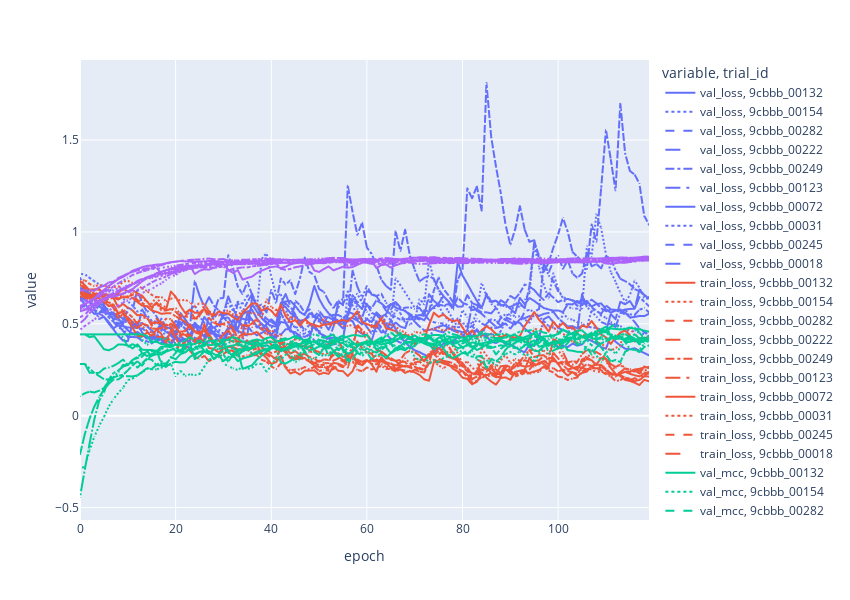

The notebook cell saved with this chart:
### Markdown cell above
## Ordenar analizar los resultados
Aca se va a elegir que trials plotear. Por ejemplo, lo que tengan el mejor MCC o el que tenga, las distintas metricas, etc.

### Code cell
# Aca me quedo con los 5 mejores trials en base al auroc de validacion
best_5_id_auroc = result_df.sort_values("val_auroc",ascending=False).head(10).index
top_5_results = training_data_experiment(experiment_path,best_5_id_auroc,["val_loss","train_loss","val_mcc","val_auroc"],windows_size=8)
fig = plot_training_curve_single_model(top_5_results,height=600)
fig
